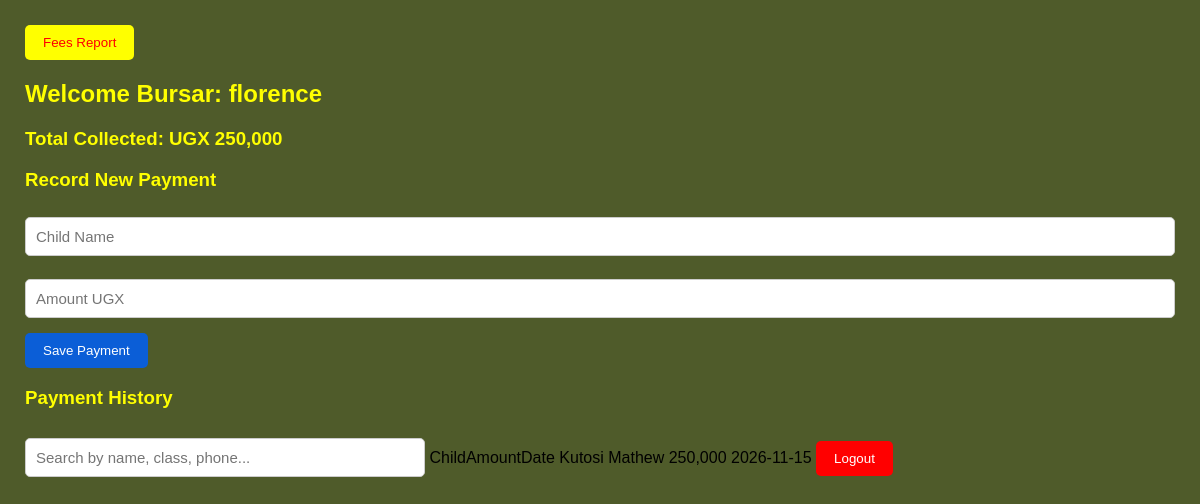
Page /bursar.php (signed in) on the committed database.
### tables this page shows
CREATE TABLE `payments` (
  `id` int(11) NOT NULL,
  `child_name` varchar(100) NOT NULL,
  `amount` decimal(10,2) NOT NULL,
  `payment_date` date DEFAULT curdate(),
  `status` enum('pending','success','failed') DEFAULT 'success',
  `term` varchar(20) DEFAULT '2026-1',
  `created_at` timestamp NOT NULL DEFAULT current_timestamp()
);

### bursar.php (the view, shortened to what this page needs)
<?php
include "config.php";
$payments = $conn->query("SELECT * FROM payments ORDER BY id DESC");
$total = $conn->query("SELECT SUM(amount) as total FROM payments")->fetch_assoc()['total'];
?>
<!DOCTYPE html>
<html>
<head>
  <link rel="stylesheet" href="style.css">
</head>
<body>
<div class="main-content">
<a href="report.php"><button style="background-color:yellow; color:red;">Fees Report</button></a>
  <h2>Welcome Bursar: <?php echo $_SESSION['full_name']; ?></h2>
  <h3>Total Collected: UGX <?php echo number_format($total); ?></h3>
  <h3>Record New Payment</h3>
  <form method="POST">
    <input type="text" name="child_name" placeholder="Child Name" required>
    <input type="number" name="amount" placeholder="Amount UGX" required>
    <button type="submit" name="payBtn">Save Payment</button>
  </form>
  <h3>Payment History</h3>
  <input type="text" id="searchBox" placeholder="Search by name, class, phone..." onkeyup="searchTable()"
  <table id="studentsTable" border="1">
    <tr><th>Child</th><th>Amount</th><th>Date</th></tr>
    <?php while($p = $payments->fetch_assoc()) { ?>
      <tr>
        <td><?php echo $p['child_name']; ?></td>
        <td><?php echo number_format($p['amount']); ?></td>
        <td><?php echo $p['payment_date']; ?></td>
      </tr>
    <?php } ?>
  <a href="logout.php"><button style="background-color:red;">Logout</button></a>
</div>
</body>
</html>

### style.css (style rules this page uses)
* { box-sizing: border-box; }
body { font-family: Arial, sans-serif; margin: 0; background: #4F5B2A; }
h1, h2, h3 { font-family: Poppins, Arial, sans-serif; }
.main-content { flex: 1; padding: 25px; }
.main-content h1, .main-content h2 { font-family: Poppins, Arial, sans-serif; }
button, .btn { background: #0b5ed7; color: white; padding: 10px 18px; border: none; border-radius: 5px; text-decoration: none; display: inline-block; cursor: pointer; font-family: Poppins, Arial, sans-serif; }
input, select, textarea { width: 100%; padding: 10px; margin: 8px 0 15px 0; border: 1px solid #ccc; border-radius: 5px; font-family: Arial, sans-serif; font-size: 15px; }
#searchBox { width: 100%; max-width: 400px; padding: 10px; margin: 10px 0; border: 1px solid #ccc; border-radius: 5px; }

### bursar.php (style rules this page uses)
p,h2,h3 { color:yellow; }

### rows in the picture
payments: child_name "Kutosi Mathew", amount "250,000", payment_date "2026-11-15"

### other values in the picture
$_SESSION['full_name'] "florence"
$total "250,000"
